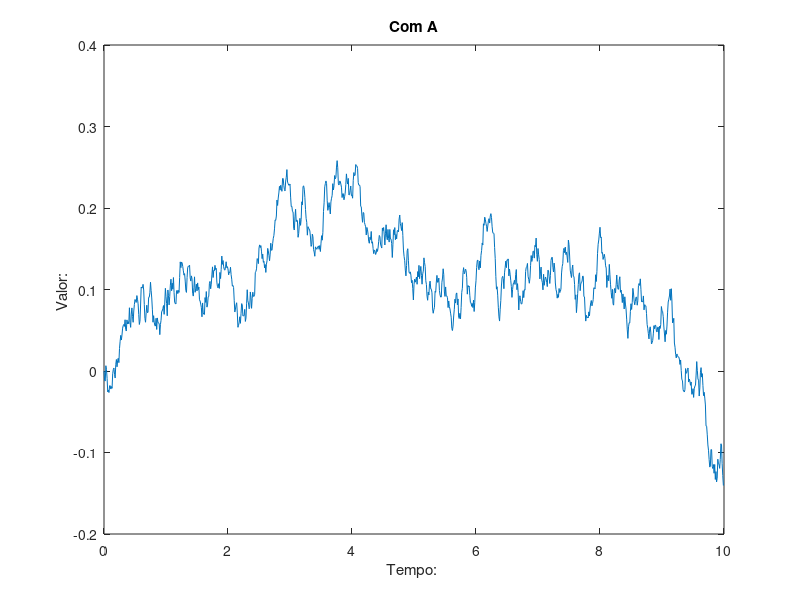

Write the MATLAB code that produced this figure.
aux = 0.1;
n = 1000;

dt = 0.01;
W = zeros(n, 1);
dW = sqrt(dt) * randn(n, 1);
for i = 2:n
    W(i) = W(i-1) + aux * dW(i);
end

plot(0:dt:(n*dt-dt), W);
xlabel('Tempo: ');
ylabel('Valor: ');
title('Com A');
